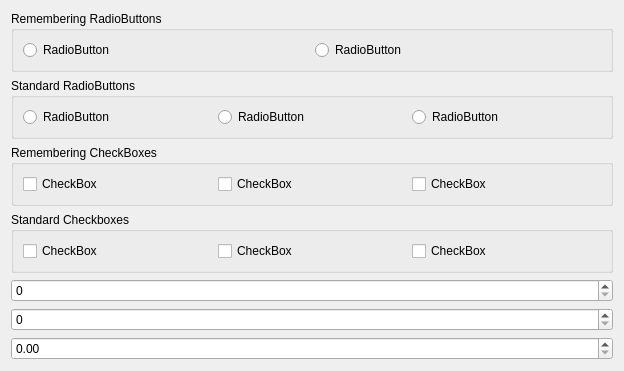
<?xml version="1.0" encoding="UTF-8"?>
<ui version="4.0">
 <class>example_dialog</class>
 <widget class="QDialog" name="example_dialog">
  <property name="geometry">
   <rect>
    <x>0</x>
    <y>0</y>
    <width>624</width>
    <height>334</height>
   </rect>
  </property>
  <property name="windowTitle">
   <string>Remember Widgets Dialog</string>
  </property>
  <layout class="QVBoxLayout" name="verticalLayout">
   <item>
    <widget class="QGroupBox" name="groupBox">
     <property name="title">
      <string>Remembering RadioButtons</string>
     </property>
     <layout class="QHBoxLayout" name="horizontalLayout_2">
      <item>
       <widget class="StateSavingQRadioButton" name="radioButton_4">
        <property name="text">
         <string>RadioButton</string>
        </property>
       </widget>
      </item>
      <item>
       <widget class="StateSavingQRadioButton" name="radioButton_5">
        <property name="text">
         <string>RadioButton</string>
        </property>
       </widget>
      </item>
     </layout>
    </widget>
   </item>
   <item>
    <widget class="QGroupBox" name="groupBox_2">
     <property name="title">
      <string>Standard RadioButtons</string>
     </property>
     <layout class="QHBoxLayout" name="horizontalLayout">
      <item>
       <widget class="QRadioButton" name="radioButton">
        <property name="text">
         <string>RadioButton</string>
        </property>
       </widget>
      </item>
      <item>
       <widget class="QRadioButton" name="radioButton_3">
        <property name="text">
         <string>RadioButton</string>
        </property>
       </widget>
      </item>
      <item>
       <widget class="QRadioButton" name="radioButton_2">
        <property name="text">
         <string>RadioButton</string>
        </property>
       </widget>
      </item>
     </layout>
    </widget>
   </item>
   <item>
    <widget class="QGroupBox" name="groupBox">
     <property name="title">
      <string>Remembering CheckBoxes</string>
     </property>
     <layout class="QHBoxLayout" name="horizontalLayout_3">
      <item>
       <widget class="StateSavingQCheckBox" name="checkBox_2">
        <property name="text">
         <string>CheckBox</string>
        </property>
       </widget>
      </item>
      <item>
       <widget class="StateSavingQCheckBox" name="checkBox">
        <property name="text">
         <string>CheckBox</string>
        </property>
       </widget>
      </item>
      <item>
       <widget class="StateSavingQCheckBox" name="checkBox_3">
        <property name="text">
         <string>CheckBox</string>
        </property>
       </widget>
      </item>
     </layout>
    </widget>
   </item>
   <item>
    <widget class="QGroupBox" name="groupBox_3">
     <property name="title">
      <string>Standard Checkboxes</string>
     </property>
     <layout class="QHBoxLayout" name="horizontalLayout_4">
      <item>
       <widget class="QCheckBox" name="checkBox_4">
        <property name="text">
         <string>CheckBox</string>
        </property>
       </widget>
      </item>
      <item>
       <widget class="QCheckBox" name="checkBox_5">
        <property name="text">
         <string>CheckBox</string>
        </property>
       </widget>
      </item>
      <item>
       <widget class="QCheckBox" name="checkBox_6">
        <property name="text">
         <string>CheckBox</string>
        </property>
       </widget>
      </item>
     </layout>
    </widget>
   </item>
   <item>
    <widget class="StateSavingQSpinBox" name="spinBox"/>
   </item>
   <item>
    <widget class="StateSavingQSpinBox" name="spinBox_2"/>
   </item>
   <item>
    <widget class="StateSavingQDoubleSpinBox" name="doubleSpinBox"/>
   </item>
  </layout>
 </widget>
 <customwidgets>
  <customwidget>
   <class>StateSavingQRadioButton</class>
   <extends>QRadioButton</extends>
   <header location="global">PyQt5_StateSavingWidgets.h</header>
  </customwidget>
  <customwidget>
   <class>StateSavingQCheckBox</class>
   <extends>QCheckBox</extends>
   <header location="global">PyQt5_StateSavingWidgets.h</header>
  </customwidget>
  <customwidget>
   <class>StateSavingQSpinBox</class>
   <extends>QSpinBox</extends>
   <header location="global">PyQt5_StateSavingWidgets.h</header>
  </customwidget>
  <customwidget>
   <class>StateSavingQDoubleSpinBox</class>
   <extends>QDoubleSpinBox</extends>
   <header location="global">PyQt5_StateSavingWidgets.h</header>
  </customwidget>
 </customwidgets>
 <resources/>
 <connections/>
</ui>
